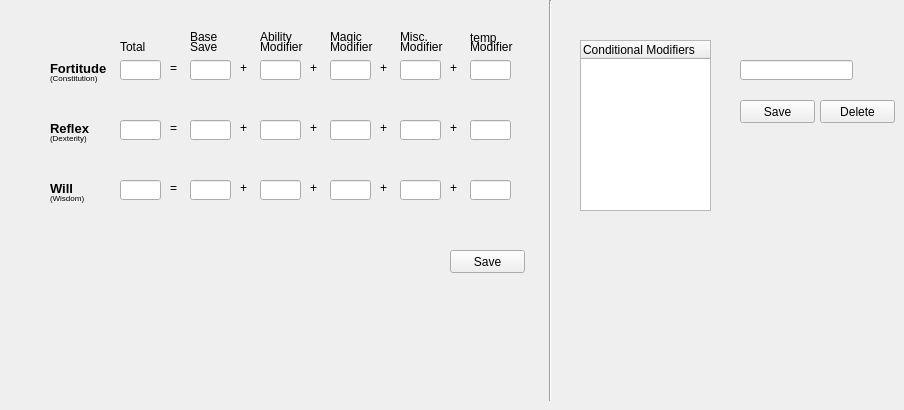
    <widget class="QWidget" name="tab_2">
     <attribute name="title">
      <string>Saving Throws</string>
     </attribute>
     <widget class="QLineEdit" name="fortitudeTotal">
      <property name="geometry">
       <rect>
        <x>120</x>
        <y>60</y>
        <width>41</width>
        <height>20</height>
       </rect>
      </property>
      <property name="readOnly">
       <bool>true</bool>
      </property>
     </widget>
     <widget class="QLineEdit" name="fortitudeBaseSave">
      <property name="geometry">
       <rect>
        <x>190</x>
        <y>60</y>
        <width>41</width>
        <height>20</height>
       </rect>
      </property>
     </widget>
     <widget class="QLineEdit" name="fortitudeAbilityModifier">
      <property name="geometry">
       <rect>
        <x>260</x>
        <y>60</y>
        <width>41</width>
        <height>20</height>
       </rect>
      </property>
     </widget>
     <widget class="QLineEdit" name="fortitudeMagicModifier">
      <property name="geometry">
       <rect>
        <x>330</x>
        <y>60</y>
        <width>41</width>
        <height>20</height>
       </rect>
      </property>
     </widget>
     <widget class="QLineEdit" name="fortitudeMiscModifier">
      <property name="geometry">
       <rect>
        <x>400</x>
        <y>60</y>
        <width>41</width>
        <height>20</height>
       </rect>
      </property>
     </widget>
     <widget class="QLineEdit" name="fortitudeTempModifier">
      <property name="geometry">
       <rect>
        <x>470</x>
        <y>60</y>
        <width>41</width>
        <height>20</height>
       </rect>
      </property>
     </widget>
     <widget class="QLineEdit" name="reflexTempModifier">
      <property name="geometry">
       <rect>
        <x>470</x>
        <y>120</y>
        <width>41</width>
        <height>20</height>
       </rect>
      </property>
     </widget>
     <widget class="QLineEdit" name="reflexMiscModifier">
      <property name="geometry">
       <rect>
        <x>400</x>
        <y>120</y>
        <width>41</width>
        <height>20</height>
       </rect>
      </property>
     </widget>
     <widget class="QLineEdit" name="reflexTotal">
      <property name="geometry">
       <rect>
        <x>120</x>
        <y>120</y>
        <width>41</width>
        <height>20</height>
       </rect>
      </property>
      <property name="readOnly">
       <bool>true</bool>
      </property>
     </widget>
     <widget class="QLineEdit" name="reflexAbilityModifier">
      <property name="geometry">
       <rect>
        <x>260</x>
        <y>120</y>
        <width>41</width>
        <height>20</height>
       </rect>
      </property>
     </widget>
     <widget class="QLineEdit" name="reflexMagicModifier">
      <property name="geometry">
       <rect>
        <x>330</x>
        <y>120</y>
        <width>41</width>
        <height>20</height>
       </rect>
      </property>
     </widget>
     <widget class="QLineEdit" name="reflexBaseSave">
      <property name="geometry">
       <rect>
        <x>190</x>
        <y>120</y>
        <width>41</width>
        <height>20</height>
       </rect>
      </property>
     </widget>
     <widget class="QLineEdit" name="willTempModifier">
      <property name="geometry">
       <rect>
        <x>470</x>
        <y>180</y>
        <width>41</width>
        <height>20</height>
       </rect>
      </property>
     </widget>
     <widget class="QLineEdit" name="willMiscmodifier">
      <property name="geometry">
       <rect>
        <x>400</x>
        <y>180</y>
        <width>41</width>
        <height>20</height>
       </rect>
      </property>
     </widget>
     <widget class="QLineEdit" name="willTotal">
      <property name="geometry">
       <rect>
        <x>120</x>
        <y>180</y>
        <width>41</width>
        <height>20</height>
       </rect>
      </property>
      <property name="readOnly">
       <bool>true</bool>
      </property>
     </widget>
     <widget class="QLineEdit" name="willAbilityModifier">
      <property name="geometry">
       <rect>
        <x>260</x>
        <y>180</y>
        <width>41</width>
        <height>20</height>
       </rect>
      </property>
     </widget>
     <widget class="QLineEdit" name="willMagicModifier">
      <property name="geometry">
       <rect>
        <x>330</x>
        <y>180</y>
        <width>41</width>
        <height>20</height>
       </rect>
      </property>
     </widget>
     <widget class="QLineEdit" name="willBaseSave">
      <property name="geometry">
       <rect>
        <x>190</x>
        <y>180</y>
        <width>41</width>
        <height>20</height>
       </rect>
      </property>
     </widget>
     <widget class="QLabel" name="label_70">
      <property name="geometry">
       <rect>
        <x>50</x>
        <y>60</y>
        <width>61</width>
        <height>16</height>
       </rect>
      </property>
      <property name="font">
       <font>
        <pointsize>10</pointsize>
        <weight>75</weight>
        <bold>true</bold>
       </font>
      </property>
      <property name="text">
       <string>Fortitude</string>
      </property>
     </widget>
     <widget class="QLabel" name="label_102">
      <property name="geometry">
       <rect>
        <x>50</x>
        <y>120</y>
        <width>61</width>
        <height>16</height>
       </rect>
      </property>
      <property name="font">
       <font>
        <pointsize>10</pointsize>
        <weight>75</weight>
        <bold>true</bold>
       </font>
      </property>
      <property name="text">
       <string>Reflex</string>
      </property>
     </widget>
     <widget class="QLabel" name="label_103">
      <property name="geometry">
       <rect>
        <x>50</x>
        <y>180</y>
        <width>61</width>
        <height>16</height>
       </rect>
      </property>
      <property name="font">
       <font>
        <pointsize>10</pointsize>
        <weight>75</weight>
        <bold>true</bold>
       </font>
      </property>
      <property name="text">
       <string>Will</string>
      </property>
     </widget>
     <widget class="QLabel" name="label_104">
      <property name="geometry">
       <rect>
        <x>50</x>
        <y>70</y>
        <width>51</width>
        <height>16</height>
       </rect>
      </property>
      <property name="font">
       <font>
        <pointsize>6</pointsize>
       </font>
      </property>
      <property name="text">
       <string>(Constitution)</string>
      </property>
     </widget>
     <widget class="QLabel" name="label_105">
      <property name="geometry">
       <rect>
        <x>50</x>
        <y>130</y>
        <width>51</width>
        <height>16</height>
       </rect>
      </property>
      <property name="font">
       <font>
        <pointsize>6</pointsize>
       </font>
      </property>
      <property name="text">
       <string>(Dexterity)</string>
      </property>
     </widget>
     <widget class="QLabel" name="label_106">
      <property name="geometry">
       <rect>
        <x>50</x>
        <y>190</y>
        <width>51</width>
        <height>16</height>
       </rect>
      </property>
      <property name="font">
       <font>
        <pointsize>6</pointsize>
       </font>
      </property>
      <property name="text">
       <string>(Wisdom)</string>
      </property>
     </widget>
     <widget class="QLabel" name="label_107">
      <property name="geometry">
       <rect>
        <x>120</x>
        <y>40</y>
        <width>47</width>
        <height>13</height>
       </rect>
      </property>
      <property name="text">
       <string>Total</string>
      </property>
     </widget>
     <widget class="QLabel" name="label_108">
      <property name="geometry">
       <rect>
        <x>190</x>
        <y>30</y>
        <width>47</width>
        <height>13</height>
       </rect>
      </property>
      <property name="text">
       <string>Base</string>
      </property>
     </widget>
     <widget class="QLabel" name="label_109">
      <property name="geometry">
       <rect>
        <x>190</x>
        <y>40</y>
        <width>47</width>
        <height>13</height>
       </rect>
      </property>
      <property name="text">
       <string>Save</string>
      </property>
     </widget>
     <widget class="QLabel" name="label_110">
      <property name="geometry">
       <rect>
        <x>260</x>
        <y>30</y>
        <width>47</width>
        <height>13</height>
       </rect>
      </property>
      <property name="text">
       <string>Ability</string>
      </property>
     </widget>
     <widget class="QLabel" name="label_111">
      <property name="geometry">
       <rect>
        <x>260</x>
        <y>40</y>
        <width>47</width>
        <height>13</height>
       </rect>
      </property>
      <property name="text">
       <string>Modifier</string>
      </property>
     </widget>
     <widget class="QLabel" name="label_112">
      <property name="geometry">
       <rect>
        <x>330</x>
        <y>30</y>
        <width>47</width>
        <height>13</height>
       </rect>
      </property>
      <property name="text">
       <string>Magic</string>
      </property>
     </widget>
     <widget class="QLabel" name="label_113">
      <property name="geometry">
       <rect>
        <x>330</x>
        <y>40</y>
        <width>47</width>
        <height>13</height>
       </rect>
      </property>
      <property name="text">
       <string>Modifier</string>
      </property>
     </widget>
     <widget class="QLabel" name="label_114">
      <property name="geometry">
       <rect>
        <x>400</x>
        <y>30</y>
        <width>47</width>
        <height>13</height>
       </rect>
      </property>
      <property name="text">
       <string>Misc.</string>
      </property>
     </widget>
     <widget class="QLabel" name="label_115">
      <property name="geometry">
       <rect>
        <x>400</x>
        <y>40</y>
        <width>47</width>
        <height>13</height>
       </rect>
      </property>
      <property name="text">
       <string>Modifier</string>
      </property>
     </widget>
     <widget class="QLabel" name="label_116">
      <property name="geometry">
       <rect>
        <x>470</x>
        <y>40</y>
        <width>47</width>
        <height>13</height>
       </rect>
      </property>
      <property name="text">
       <string>Modifier</string>
      </property>
     </widget>
     <widget class="QLabel" name="label_117">
      <property name="geometry">
       <rect>
        <x>470</x>
        <y>30</y>
        <width>41</width>
        <height>16</height>
       </rect>
      </property>
      <property name="text">
       <string>temp</string>
      </property>
     </widget>
     <widget class="QLabel" name="label_118">
      <property name="geometry">
       <rect>
        <x>170</x>
        <y>60</y>
        <width>16</width>
        <height>16</height>
       </rect>
      </property>
      <property name="text">
       <string>=</string>
      </property>
     </widget>
     <widget class="QLabel" name="label_119">
      <property name="geometry">
       <rect>
        <x>170</x>
        <y>120</y>
        <width>16</width>
        <height>16</height>
       </rect>
      </property>
      <property name="text">
       <string>=</string>
      </property>
     </widget>
     <widget class="QLabel" name="label_120">
      <property name="geometry">
       <rect>
        <x>170</x>
        <y>180</y>
        <width>16</width>
        <height>16</height>
       </rect>
      </property>
      <property name="text">
       <string>=</string>
      </property>
     </widget>
     <widget class="QLabel" name="label_121">
      <property name="geometry">
       <rect>
        <x>240</x>
        <y>60</y>
        <width>16</width>
        <height>16</height>
       </rect>
      </property>
      <property name="text">
       <string>+</string>
      </property>
     </widget>
     <widget class="QLabel" name="label_122">
      <property name="geometry">
       <rect>
        <x>240</x>
        <y>120</y>
        <width>16</width>
        <height>16</height>
       </rect>
      </property>
      <property name="text">
       <string>+</string>
      </property>
     </widget>
     <widget class="QLabel" name="label_123">
      <property name="geometry">
       <rect>
        <x>240</x>
        <y>180</y>
        <width>16</width>
        <height>16</height>
       </rect>
      </property>
      <property name="text">
       <string>+</string>
      </property>
     </widget>
     <widget class="QLabel" name="label_124">
      <property name="geometry">
       <rect>
        <x>310</x>
        <y>60</y>
        <width>16</width>
        <height>16</height>
       </rect>
      </property>
      <property name="text">
       <string>+</string>
      </property>
     </widget>
     <widget class="QLabel" name="label_125">
      <property name="geometry">
       <rect>
        <x>310</x>
        <y>120</y>
        <width>16</width>
        <height>16</height>
       </rect>
      </property>
      <property name="text">
       <string>+</string>
      </property>
     </widget>
     <widget class="QLabel" name="label_126">
      <property name="geometry">
       <rect>
        <x>310</x>
        <y>180</y>
        <width>16</width>
        <height>16</height>
       </rect>
      </property>
      <property name="text">
       <string>+</string>
      </property>
     </widget>
     <widget class="QLabel" name="label_127">
      <property name="geometry">
       <rect>
        <x>380</x>
        <y>60</y>
        <width>16</width>
        <height>16</height>
       </rect>
      </property>
      <property name="text">
       <string>+</string>
      </property>
     </widget>
     <widget class="QLabel" name="label_128">
      <property name="geometry">
       <rect>
        <x>380</x>
        <y>120</y>
        <width>16</width>
        <height>16</height>
       </rect>
      </property>
      <property name="text">
       <string>+</string>
      </property>
     </widget>
     <widget class="QLabel" name="label_129">
      <property name="geometry">
       <rect>
        <x>380</x>
        <y>180</y>
        <width>16</width>
        <height>16</height>
       </rect>
      </property>
      <property name="text">
       <string>+</string>
      </property>
     </widget>
     <widget class="QLabel" name="label_130">
      <property name="geometry">
       <rect>
        <x>450</x>
        <y>60</y>
        <width>16</width>
        <height>16</height>
       </rect>
      </property>
      <property name="text">
       <string>+</string>
      </property>
     </widget>
     <widget class="QLabel" name="label_131">
      <property name="geometry">
       <rect>
        <x>450</x>
        <y>120</y>
        <width>16</width>
        <height>16</height>
       </rect>
      </property>
      <property name="text">
       <string>+</string>
      </property>
     </widget>
     <widget class="QLabel" name="label_132">
      <property name="geometry">
       <rect>
        <x>450</x>
        <y>180</y>
        <width>16</width>
        <height>16</height>
       </rect>
      </property>
      <property name="text">
       <string>+</string>
      </property>
     </widget>
     <widget class="QTreeWidget" name="conditionalModifierTree">
      <property name="geometry">
       <rect>
        <x>580</x>
        <y>40</y>
        <width>131</width>
        <height>171</height>
       </rect>
      </property>
      <column>
       <property name="text">
        <string>Conditional Modifiers</string>
       </property>
      </column>
     </widget>
     <widget class="QPushButton" name="saveConditionalModifier">
      <property name="geometry">
       <rect>
        <x>740</x>
        <y>100</y>
        <width>75</width>
        <height>23</height>
       </rect>
      </property>
      <property name="text">
       <string>Save</string>
      </property>
     </widget>
     <widget class="QPushButton" name="deleteConditionalModifier">
      <property name="geometry">
       <rect>
        <x>820</x>
        <y>100</y>
        <width>75</width>
        <height>23</height>
       </rect>
      </property>
      <property name="text">
       <string>Delete</string>
      </property>
     </widget>
     <widget class="Line" name="line">
      <property name="geometry">
       <rect>
        <x>540</x>
        <y>0</y>
        <width>20</width>
        <height>401</height>
       </rect>
      </property>
      <property name="orientation">
       <enum>Qt::Vertical</enum>
      </property>
     </widget>
     <widget class="QPushButton" name="saveSavingThrows">
      <property name="geometry">
       <rect>
        <x>450</x>
        <y>250</y>
        <width>75</width>
        <height>23</height>
       </rect>
      </property>
      <property name="text">
       <string>Save</string>
      </property>
     </widget>
     <widget class="QLineEdit" name="conditionalModifierLineEdit">
      <property name="geometry">
       <rect>
        <x>740</x>
        <y>60</y>
        <width>113</width>
        <height>20</height>
       </rect>
      </property>
     </widget>
    </widget>
